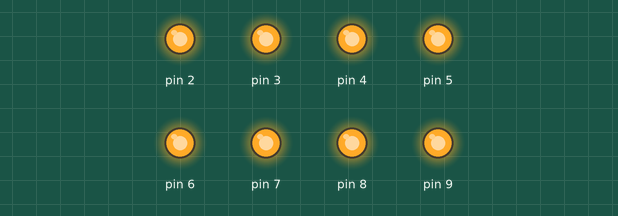
Bench run of a sketch on a simulated Arduino Uno, built with avr-gcc and run on an emulated ATmega328P. Shown: output pins drawn as LEDs (lit = HIGH).

Above: at 0.5 s.
At 3.5 s:
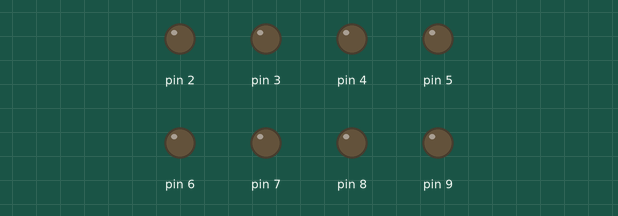
Timing chart, 0 to 4.6 s (numbered marks = the images above):
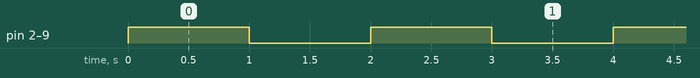

Measured:
- by itself, pin 2–9: alternates HIGH for 1.0 s and LOW for 1.0 s

The sketch:

homework1.ino
```cpp
void setup() {
  InitialOutput(8);
}
void loop() {
  AllLed(true);
  AllLed(false);
}
void AllLed(bool led)
{
  for(int i=2;i<=9;i++)
  {
    if (led==true)
      digitalWrite(i, HIGH);
    else
      digitalWrite(i, LOW);
  }
  delay(1000);
}
void InitialOutput(int i)
{
  for(int j=9;j>=9-i+1;j--)
    pinMode(j, OUTPUT);
}
```
